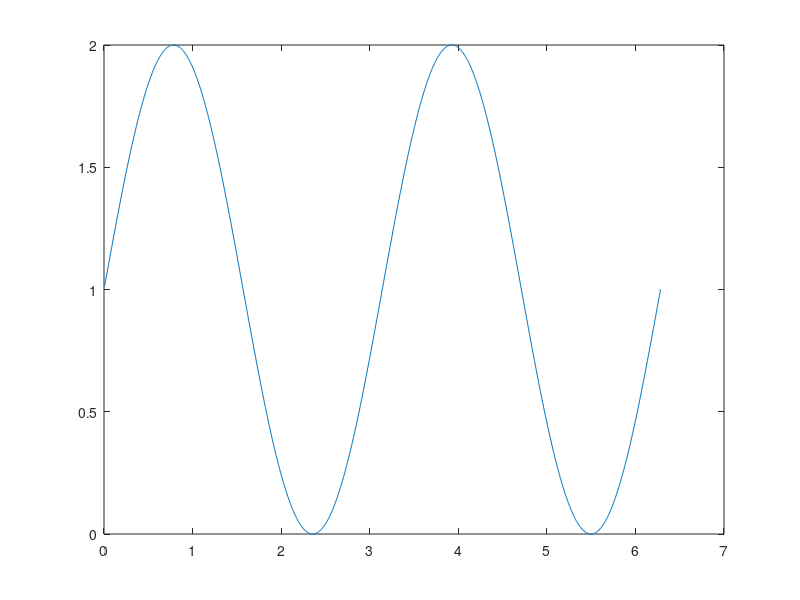
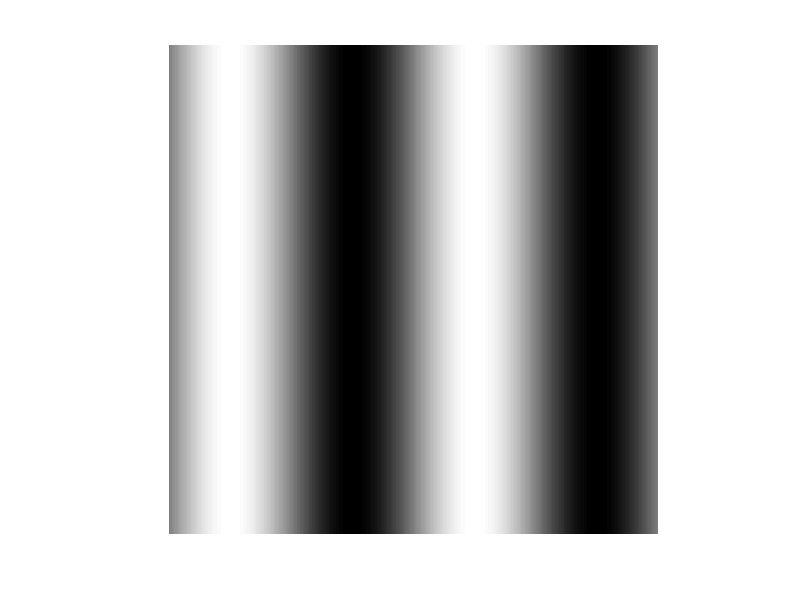

The MATLAB source for these figures, in order: (Note: this script raises an error after producing the figures.)
%% an image is a function
%----------------------------------------------------------------

% define a grid of x and y values
[X,Y] = meshgrid(1:1024, 1:1024);
% scale the X axis to values from 0 to 2pi
X = X*(2*pi./1024);
% define an intensity function
I = 1 + sin(2*X);
% plot that function vs x for a given y index
yi = 1;
plot(X(yi,:),I(yi,:))

% see that function as an image
figure, imshow(I,[])

%% data types and indexing
%----------------------------------------------------------------

% matrix
M = rand(3)
M(1)
M(1,2)
M(1,:)
M(:,1)
M(:)
class(M)

% math with a matrix (threshold)
M > 0.5
class(M > 0.5)

M2 = uint16(M)
class(M2)

%% cell array
C = cell(4)
C{1} = M
C(1)
C{1}

%% structure
S = struct('field1', M, 'field2', false, 'field3', {C})

%% structure array
S = struct('field1', M, 'field2', false, 'field3', C)
S = struct('field1', []);
for i = 1:3
    S(i).field1 = i;
end
S

%% basic programming
%----------------------------------------------------------------

for i = 1:10
   disp(i); 
end

threshold = 0.5;
if any(M > threshold)
    disp([num2str(sum(M(:) > threshold)) ' elements are greater than ' num2str(threshold)]);
else
    disp('all elements below threshold');
end
    
%% manipulating data

for i = 1:numel(C)
    C{i} = rand(3);
end

% concatenating
cat(2,C{1:2})
[C{1} C{2}]
[C{1} C{2}(:,1)]
    
%% reading data: define where the data is
%----------------------------------------------------------------

scriptPath = fileparts(matlab.desktop.editor.getActiveFilename);

% raw data location, modify if not the same as the location of this script
dataDir = fullfile(scriptPath); 
cd(dataDir);

% make an array of all the filenames
listing = dir(fullfile(dataDir,'MIP','*w0001.tif'));

fi = 1;

fname = fullfile(dataDir,'MIP', listing(fi).name)
imnuc = imread(fname);
class(imnuc)
imfinfo(fname)
imshow(imnuc)

%% scale contrast display
imshow(imnuc,[])

%% scale contrast 

imdouble = mat2gray(imnuc);
tol = 0.01;
Ilim = stretchlim(imdouble, tol);
adjustedimnuc = imadjust(imdouble, Ilim);
imshow(adjustedimnuc);

%% reading the segmentation

listing = dir(fullfile(dataDir,'MIP','*h5'));
listing(1)
fname = fullfile(dataDir,'MIP',listing(fi).name);
info = h5info(fname)
info.Datasets

nuclearSegmentation = h5read(fname,'/exported_data');
size(nuclearSegmentation)
nuclearSegmentation = squeeze(nuclearSegmentation); % remove singleton dimensions
size(nuclearSegmentation)
class(nuclearSegmentation)
min(nuclearSegmentation(:))
max(nuclearSegmentation(:))

imshow(nuclearSegmentation,[])

%% logical operations and making the mask type logical

imshow(nuclearSegmentation > 1)
imshow(nuclearSegmentation == 1)
nuclearSegmentation = nuclearSegmentation == 1;
class(nuclearSegmentation)

%% overlay segmentation with image

overlay = cat(3, adjustedimnuc, adjustedimnuc + 0.3*nuclearSegmentation, adjustedimnuc);
imshow(overlay);

%% transpose: swap rows and columns

nuclearSegmentation = nuclearSegmentation';
overlay = cat(3, adjustedimnuc, adjustedimnuc + 0.3*nuclearSegmentation, adjustedimnuc);
imshow(overlay);

%% working with the nuclear mask

cleanSeg = imclearborder(nuclearSegmentation);
cleanSeg = imfill(cleanSeg,'holes');
overlay = cat(3, adjustedimnuc, adjustedimnuc + 0.3*cleanSeg, adjustedimnuc);
imshow(overlay)

%%

CC = bwconncomp(nuclearSegmentation)
% doc regionprops
stats = regionprops(CC,'Area','Solidity');
areas = cat(1, stats.Area);
hist(areas, 100)

small = areas < 200;
sum(small)

smallPixelIdx = cat(1, CC.PixelIdxList{small});
cleanerSeg = cleanSeg;
cleanerSeg(smallPixelIdx) = false;

overlay = cat(3, adjustedimnuc  + 0.3*cleanerSeg, adjustedimnuc + 0.3*cleanSeg, adjustedimnuc);
imshow(overlay)


%%

solidity = cat(1, stats.Solidity);
hist(solidity, 100)
solid = solidity > 0.9;

notsolidPixelIdx = cat(1, CC.PixelIdxList{~solid});
cleanerSeg = cleanSeg;
cleanerSeg(notsolidPixelIdx) = false;

overlay = cat(3, adjustedimnuc  + 0.3*cleanerSeg, adjustedimnuc + 0.3*cleanSeg, adjustedimnuc);
imshow(overlay)


%% combine selections with logical operation

good = solid & ~small;
badPixelIdx = cat(1,CC.PixelIdxList{~good});

cleanerSeg = cleanSeg;
cleanerSeg(badPixelIdx) = false;

overlay = cat(3, adjustedimnuc  + 0.3*cleanerSeg, adjustedimnuc + 0.3*cleanSeg, adjustedimnuc);
imshow(overlay)

%% reading out intensities within the nuclear mask

nuclearIntensities = zeros([sum(good) 1]);
goodIndex = find(good);
for i = 1:sum(good)
   nuclearIntensities(i) = mean(imnuc(CC.PixelIdxList{goodIndex(i)}));
end
hist(nuclearIntensities,50)

%% reading out brachyury reporter intensities

nucfiles = dir(fullfile(dataDir,'MIP','*MIP_*w0001.tif'));
brafiles = dir(fullfile(dataDir,'MIP','*w0000.tif'));
segfiles = dir(fullfile(dataDir,'MIP','*h5'));

fname = fullfile(dataDir,'MIP', brafiles(fi).name);
imbra = imread(fname);

im = cat(3,imbra,imnuc);

for i = 1:sum(good)
    for ci = 1:nChannels
       imc = im(:,:,ci);
       nuclearIntensities(i,ci) = mean(imc(CC.PixelIdxList{goodIndex(i)}));
    end
end

%hist(nuclearIntensities(:,1),50)
bins = 650:10:1200;
hist(nuclearIntensities(:,1),bins)
xlim([bins(1) bins(end)]);

%% comparing brachyury reporter intensities between images

% set intensity limits by brightest image
fname = fullfile(dataDir,'MIP', brafiles(19).name);
imbra = imread(fname);
Ilim = stretchlim(imbra);

allNuclearIntensities = {};
nChannels = 2;

for fi = 1:numel(brafiles)

    % read bra channel MIP
    fname = fullfile(dataDir,'MIP', brafiles(fi).name);
    imbra = imread(fname);
    imshow(imadjust(imbra, Ilim))

    % corresponding nuclear image
    fname = fullfile(dataDir,'MIP', nucfiles(fi).name);
    imnuc = imread(fname);

    % concatenate
    im = cat(3,imbra,imnuc);

    % segmentation
    fname = fullfile(dataDir,'MIP', segfiles(fi).name);
    nuclearSegmentation = h5read(fname,'/exported_data');
    nuclearSegmentation = squeeze(nuclearSegmentation==1)';
    nuclearSegmentation = imclearborder(nuclearSegmentation);
    
    CC = bwconncomp(nuclearSegmentation);
    stats = regionprops(CC,'Area','Solidity');
    areas = cat(1, stats.Area);
    solidity = cat(1, stats.Solidity);
    good = solidity > 0.9 & areas > 200;
    goodIndex = find(good);
    
    badPixelIdx = cat(1,CC.PixelIdxList{~good});
    nucSegClean = nuclearSegmentation;
    nucSegClean(badPixelIdx) = false;
    imshow(nucSegClean);

    nuclearIntensities = zeros([numel(goodIndex) nChannels]);

    for i = 1:numel(goodIndex)
        for ci = 1:nChannels
           imc = im(:,:,ci);
           nuclearIntensities(i,ci) = mean(imc(CC.PixelIdxList{goodIndex(i)}));
        end
    end
    %hist(nuclearIntensities(:,1),50)
    bins = 650:10:1200;
    hist(nuclearIntensities(:,1),bins)
    xlim([bins(1) bins(end)]);
    
    [fi numel(goodIndex)]
    
    allNuclearIntensities{fi} = nuclearIntensities;
end

%%

meanNucI = zeros([numel(nucfiles) 2]);
for fi = 1:numel(nucfiles)
    meanNucI(fi,:) = mean(allNuclearIntensities{fi});
    N = size(allNuclearIntensities{fi},1);
    errorNucI(fi,:) = std(allNuclearIntensities{fi})/sqrt(N);
end

errorbar(meanNucI(:,1),errorNucI(:,1))

%% try segment Bra in Ilastik for counting

imshow(medfilt2(imbra,[5 5]) > 900)
